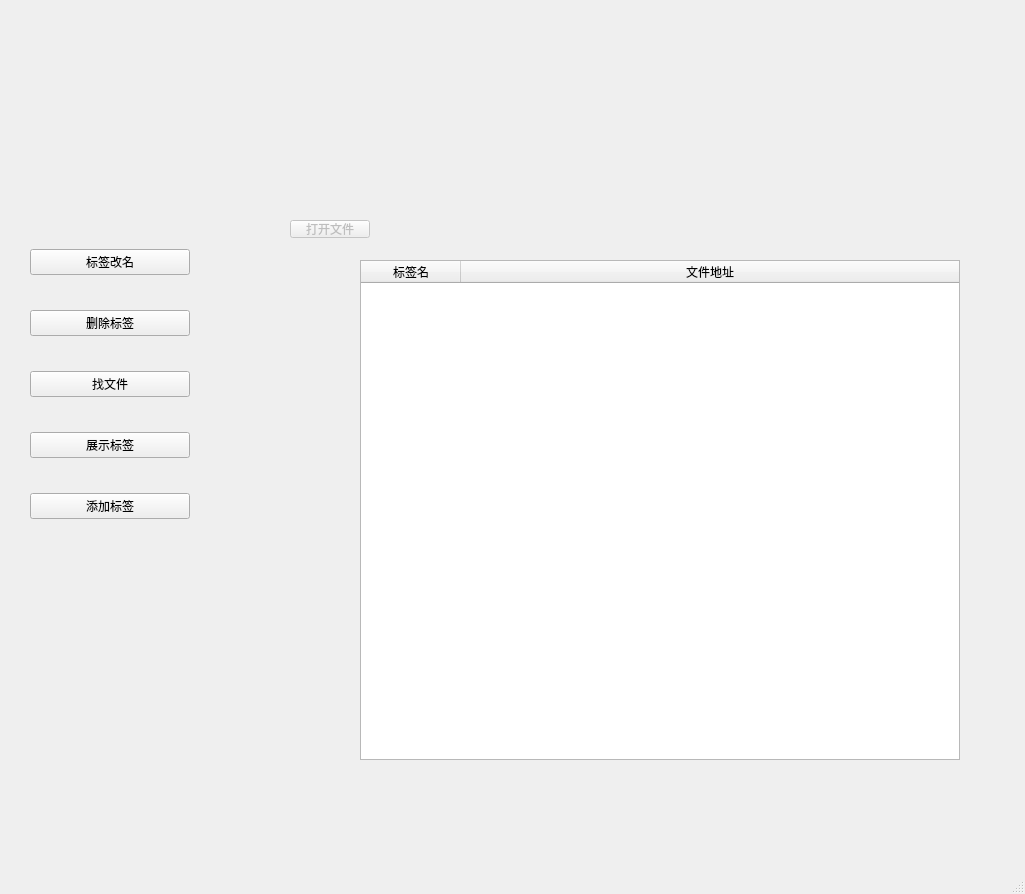
<?xml version="1.0" encoding="UTF-8"?>
<ui version="4.0">
 <class>FuncWindow</class>
 <widget class="QMainWindow" name="FuncWindow">
  <property name="geometry">
   <rect>
    <x>0</x>
    <y>0</y>
    <width>1025</width>
    <height>894</height>
   </rect>
  </property>
  <property name="windowTitle">
   <string>MainWindow</string>
  </property>
  <property name="documentMode">
   <bool>false</bool>
  </property>
  <widget class="QWidget" name="centralwidget">
   <widget class="QWidget" name="verticalLayoutWidget">
    <property name="geometry">
     <rect>
      <x>30</x>
      <y>220</y>
      <width>160</width>
      <height>331</height>
     </rect>
    </property>
    <layout class="QVBoxLayout" name="verticalLayout">
     <item>
      <widget class="QPushButton" name="pushButton_5">
       <property name="text">
        <string>标签改名</string>
       </property>
      </widget>
     </item>
     <item>
      <widget class="QPushButton" name="pushButton_4">
       <property name="text">
        <string>删除标签</string>
       </property>
      </widget>
     </item>
     <item>
      <widget class="QPushButton" name="pushButton">
       <property name="text">
        <string>找文件</string>
       </property>
      </widget>
     </item>
     <item>
      <widget class="QPushButton" name="pushButton_2">
       <property name="text">
        <string>展示标签</string>
       </property>
      </widget>
     </item>
     <item>
      <widget class="QPushButton" name="pushButton_3">
       <property name="text">
        <string>添加标签</string>
       </property>
      </widget>
     </item>
    </layout>
   </widget>
   <widget class="QTableWidget" name="tableWidget">
    <property name="geometry">
     <rect>
      <x>360</x>
      <y>260</y>
      <width>600</width>
      <height>500</height>
     </rect>
    </property>
    <property name="focusPolicy">
     <enum>Qt::StrongFocus</enum>
    </property>
    <property name="editTriggers">
     <set>QAbstractItemView::NoEditTriggers</set>
    </property>
    <attribute name="horizontalHeaderStretchLastSection">
     <bool>true</bool>
    </attribute>
    <column>
     <property name="text">
      <string>标签名</string>
     </property>
    </column>
    <column>
     <property name="text">
      <string>文件地址</string>
     </property>
    </column>
   </widget>
   <widget class="QPushButton" name="pushButton_6">
    <property name="enabled">
     <bool>false</bool>
    </property>
    <property name="geometry">
     <rect>
      <x>290</x>
      <y>220</y>
      <width>80</width>
      <height>18</height>
     </rect>
    </property>
    <property name="text">
     <string>打开文件</string>
    </property>
   </widget>
  </widget>
  <widget class="QMenuBar" name="menubar">
   <property name="geometry">
    <rect>
     <x>0</x>
     <y>0</y>
     <width>1025</width>
     <height>17</height>
    </rect>
   </property>
  </widget>
  <widget class="QStatusBar" name="statusbar"/>
 </widget>
 <resources/>
 <connections/>
</ui>
